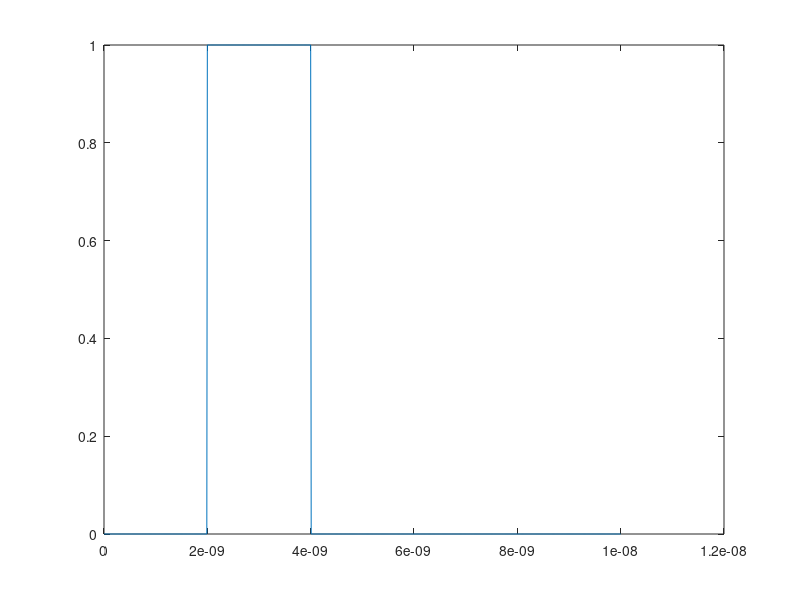

Source code (MATLAB): (Note: this script raises an error after producing the figure.)
%% Parameter initialization
clear;clc
    V = 1.5e-16;
    N0 = 1.5e8;
    G = 0.4;
    b = 0.01;
    tc = 1e-9;
    tp = 3e-12;
    eNL = 3.33e-7;
    s0 = 2.5e-20;
    L = 300e-6;
    c = 3e8;
    vg = c/3.527;
    g0 = s0*vg;
    R = 0.3;
    lamda = 1.55e-6;
    e = 1.6021e-19; 
    h = 6.626e-34;
    
Nth = N0 + V/(G*g0*tp);
Ith = e*Nth/tc;

%% Rectangular Pulse p(t) - 2ns
tpulse = 0:0.01:10;
pulse = zeros(1,length(tpulse));
pulse(find(tpulse==2):find(tpulse==4)) = 1;
tpulse = tpulse*1e-9;
figure, plot(tpulse,pulse)

%% Train Pulse p(t) 
N = 5;
p = PRBS(N);
num_pulse = 2^N-1;
% 5Gbps -> 200ps  % 10Gbps -> 100ps
T_pulse = 100; % [ps] 
tpulse = 1:num_pulse*T_pulse;
r = length(tpulse)/2;
pulse = ones(1,length(tpulse));

index = find(p==0);
for i = 1:length(index)
    k = T_pulse*index(i)-(T_pulse-1) : T_pulse*index(i);
    pulse(k) = 0;
end

pulse = [zeros(1,r) pulse zeros(1,r)]; % pulse train
tpulse = [-(r-1):0 tpulse (length(tpulse)+1):(length(tpulse)+r)];
tpulse = (tpulse-1)*1e-12; % time
figure, plot(tpulse,pulse,'b')
xlabel('Time[s]'), ylabel('Amplitude')
title('IN - Pulse Train')

%% I(t)
Im = 1.4*Ith;
Ib = 1.1*Ith;
I = Ib + Im*pulse;
figure, plot(tpulse,I)

%% Pe(t)-t  &  N(t)/Nth-t
NP0 = [2e8 2e5];
[tdiff,NPdiff] = ode45(@(t,NP) odefcn(t,NP,I,tpulse),[tpulse(1) tpulse(end)],NP0);
Pe = vg*log(1/R)*h*c*NPdiff(:,2)/(2*L*lamda);

figure
yyaxis left, plot(1e9*tpulse,I)
yyaxis right, plot(1e9*tdiff,Pe)
xlabel('t[ns]'), legend('I(t)','P_e(t)')
title(['B_T = ' num2str(1e3/T_pulse) 'Gbps'])

figure
yyaxis left, plot(1e9*tpulse,I)
yyaxis right, plot(1e9*tdiff,NPdiff(:,1)/Nth)
xlabel('t[ns]'), legend('I(t)','N(t)/N_t_h')
title(['B_T = ' num2str(1e3/T_pulse) 'Gbps'])
grid on


%% eye diagramm
dt = abs(tpulse(2)-tpulse(1));

eyePe = interp1(tdiff,Pe,tpulse);
% eyediagram(eyePe(120:end),round(T_pulse*1e-12/dt)) % 2.5Gbps
% eyediagram(eyePe(100:end),round(T_pulse*1e-12/dt)) % 5Gbps
eyediagram(eyePe(40:end),round(T_pulse*1e-12/dt)) % 10Gbps

title(['B_T = ' num2str(1e3/T_pulse) 'Gbps'])
ylim([-0.0001 0.02])
